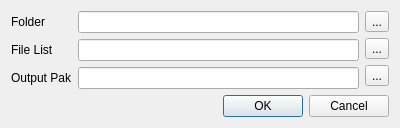
<?xml version="1.0" encoding="UTF-8"?>
<ui version="4.0">
 <class>CRepackInfoDialog</class>
 <widget class="QDialog" name="CRepackInfoDialog">
  <property name="geometry">
   <rect>
    <x>0</x>
    <y>0</y>
    <width>400</width>
    <height>125</height>
   </rect>
  </property>
  <property name="windowTitle">
   <string>Set Pak Info</string>
  </property>
  <layout class="QVBoxLayout" name="verticalLayout_2">
   <item>
    <layout class="QHBoxLayout" name="horizontalLayout">
     <item>
      <layout class="QFormLayout" name="formLayout">
       <item row="0" column="0">
        <widget class="QLabel" name="FolderLabel">
         <property name="text">
          <string>Folder</string>
         </property>
        </widget>
       </item>
       <item row="0" column="1">
        <widget class="QLineEdit" name="FolderLineEdit"/>
       </item>
       <item row="1" column="0">
        <widget class="QLabel" name="FileListLabel">
         <property name="text">
          <string>File List</string>
         </property>
        </widget>
       </item>
       <item row="1" column="1">
        <widget class="QLineEdit" name="FileListLineEdit"/>
       </item>
       <item row="2" column="0">
        <widget class="QLabel" name="OutputPakLabel">
         <property name="text">
          <string>Output Pak</string>
         </property>
        </widget>
       </item>
       <item row="2" column="1">
        <widget class="QLineEdit" name="OutputPakLineEdit"/>
       </item>
      </layout>
     </item>
     <item>
      <layout class="QVBoxLayout" name="verticalLayout">
       <item>
        <widget class="QToolButton" name="FolderToolButton">
         <property name="text">
          <string>...</string>
         </property>
        </widget>
       </item>
       <item>
        <widget class="QToolButton" name="FileListToolButton">
         <property name="text">
          <string>...</string>
         </property>
        </widget>
       </item>
       <item>
        <widget class="QToolButton" name="OutputPakToolButton">
         <property name="text">
          <string>...</string>
         </property>
        </widget>
       </item>
      </layout>
     </item>
    </layout>
   </item>
   <item>
    <widget class="QDialogButtonBox" name="ButtonBox">
     <property name="orientation">
      <enum>Qt::Horizontal</enum>
     </property>
     <property name="standardButtons">
      <set>QDialogButtonBox::Cancel|QDialogButtonBox::Ok</set>
     </property>
    </widget>
   </item>
  </layout>
 </widget>
 <resources/>
 <connections>
  <connection>
   <sender>ButtonBox</sender>
   <signal>accepted()</signal>
   <receiver>CRepackInfoDialog</receiver>
   <slot>accept()</slot>
   <hints>
    <hint type="sourcelabel">
     <x>248</x>
     <y>254</y>
    </hint>
    <hint type="destinationlabel">
     <x>157</x>
     <y>274</y>
    </hint>
   </hints>
  </connection>
  <connection>
   <sender>ButtonBox</sender>
   <signal>rejected()</signal>
   <receiver>CRepackInfoDialog</receiver>
   <slot>reject()</slot>
   <hints>
    <hint type="sourcelabel">
     <x>316</x>
     <y>260</y>
    </hint>
    <hint type="destinationlabel">
     <x>286</x>
     <y>274</y>
    </hint>
   </hints>
  </connection>
 </connections>
</ui>
